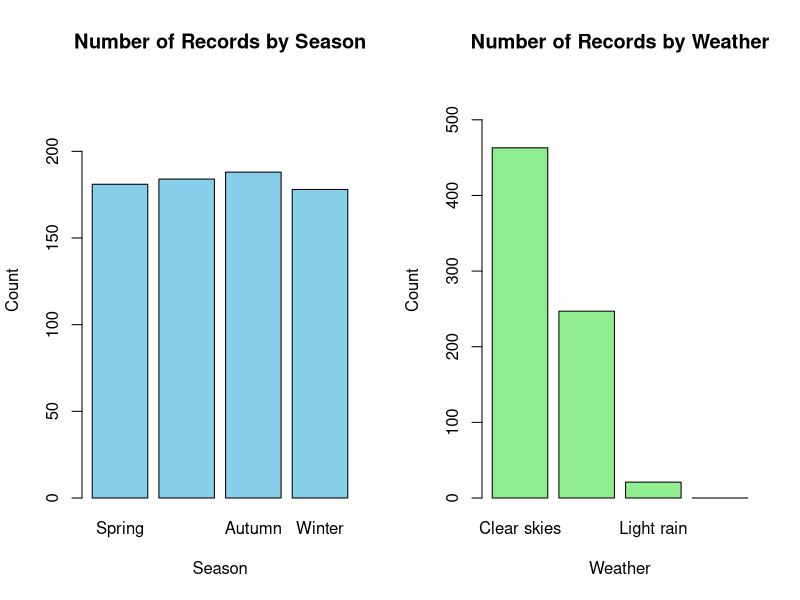
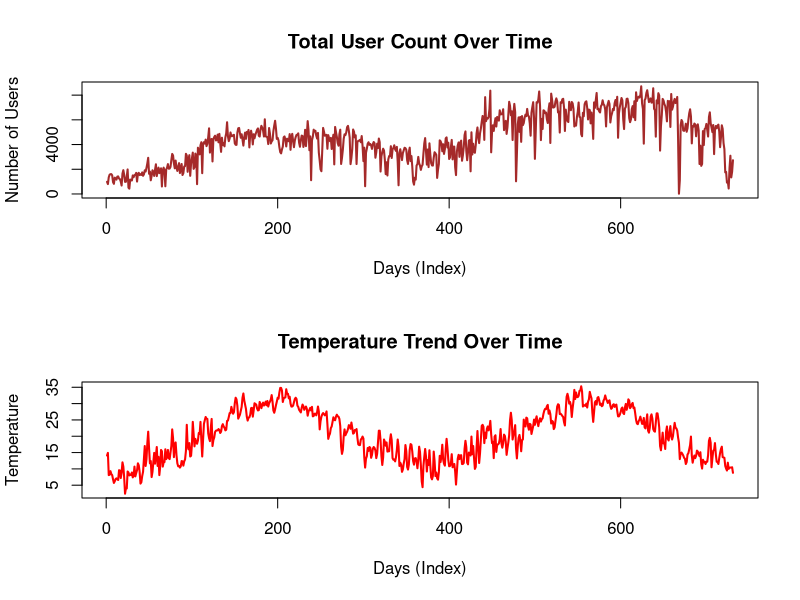

Recreate these plots in R, in order.
# File read
setwd("C:\\Users\\savli\\Documents\\GitHub\\Homework_01");
dataBikes <- read.csv("HW1_bike_sharing.csv", header = TRUE);

# ---- Item 1 ----#
observationNumber <- nrow(dataBikes);
startDate <- dataBikes$dteday[1];
endDate <- dataBikes$dteday[observationNumber];

# ---- Item 2 ----#

# Measures of Central Tendency
tempMean <- mean(dataBikes$temp);
tempMedian <- median(dataBikes$temp);
tempQuantile <- quantile(dataBikes$temp,
                         probs = c(0.25, 0.5, 0.75))

casualMean <- mean(dataBikes$casual);
casualMedian <- median(dataBikes$casual);
casualQuantile <- quantile(dataBikes$casual,
                           probs = c(0.25, 0.5, 0.75));

registeredMean <- mean(dataBikes$registered);
registeredMedian <- median(dataBikes$registered);
registeredQuantile <- quantile(dataBikes$registered,
                               probs = c(0.25, 0.5, 0.75));

# Table with the measures
centralTendTable <- data.frame(
  variable = c("temp", "casual", "registered"),
  Mean = c(tempMean, casualMean, registeredMean),
  Median = c(tempMedian, casualMedian, registeredMedian),
  Q1 = c(tempQuantile[1], casualQuantile[1], registeredQuantile[1]),
  Q3 = c(tempQuantile[3], casualQuantile[3], registeredQuantile[3])
)
cat("Statistical Summary of Numeric Variables\n") 
print(centralTendTable)

# ---- Item 3 ----#
# Replace the numbers with their names of representation
dataBikes$season <- factor(dataBikes$season,
                           levels = c(1, 2, 3, 4),
                           labels = c("Spring", "Summer",
                                      "Autumn", "Winter")); 
dataBikes$weathersit <- factor(dataBikes$weathersit,
                               levels = c(1, 2, 3, 4),
                               labels = c("Clear skies", "Cloudy",
                                          "Light rain", "Heavy rain"));

freqSeason <- table(dataBikes$season); # Shows each frequency of seasons
maxSeason <- names(freqSeason)[which.max(freqSeason)];
# Returns the most frequent season
freqWeathersit <- table(dataBikes$weathersit);
# Shows each frequency of weather situation 
maxWeathersit <- names(freqWeathersit)[which.max(freqWeathersit)];
# Returns the most frequent weather situation

par(mfrow = c(1,2))
barplot(freqSeason,
        col = "skyblue",
        main = "Number of Records by Season", 
        ylab = "Count",                       
        xlab = "Season",                     
        ylim = c(0, 240)
)

barplot(freqWeathersit,
        col = "lightgreen",
        main = "Number of Records by Weather",
        ylab = "Count",                        
        xlab = "Weather",                       
        ylim = c(0,550)
);
par(mfrow = c(1,1))

# ---- Item 4 ----#
dataBikes$totalUsers <- dataBikes$casual + dataBikes$registered;
# Calculates the number of total users per day
dataBikes$tempReal <- dataBikes$temp * 41;
# Converts the normalized temperature to its real value

par(mfrow = c(2,1))

plot(dataBikes$X, dataBikes$totalUsers, type = "l",
     col = "brown", lwd = 2,
     main = "Total User Count Over Time", 
     xlab = "Days (Index)", ylab = "Number of Users" 
);

plot(dataBikes$X, dataBikes$temp, type = "l",
     col = "red", lwd = 2,
     main = "Temperature Trend Over Time", 
     xlab = "Days (Index)", ylab = "Temperature"
);